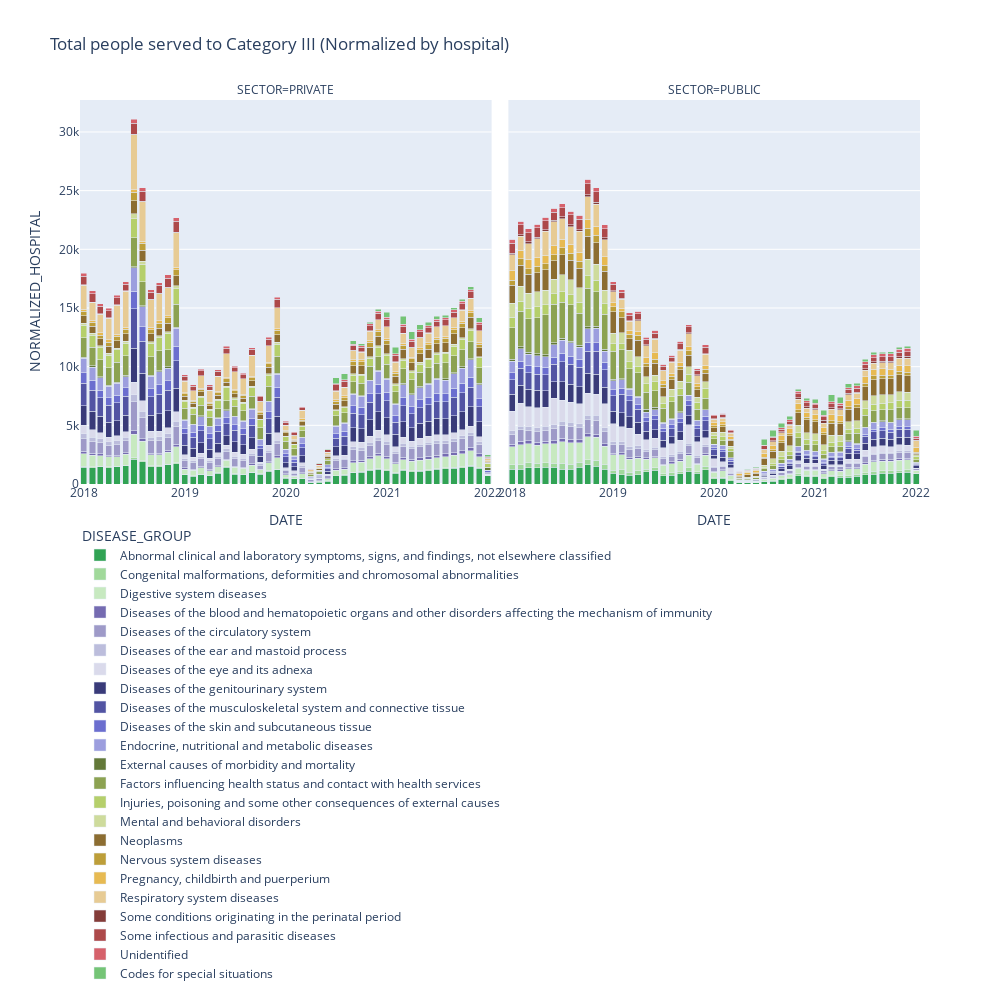

Source (notebook cell):
### Markdown cell above
#### Graph to Normalized by hospital

### Code cell
fig = px.bar(data_temp, 
             x="DATE", 
             y="NORMALIZED_HOSPITAL", 
             color="DISEASE_GROUP", 
             barmode="stack", 
             facet_col="SECTOR",
             width=1000, height=1000,
             color_discrete_map = dict_colors,
             title='Total people served to Category ' + CATEGORIA_STUDIO + ' (Normalized by hospital)',
            )

fig.update_layout(legend=dict(yanchor="top",
                              y=-0.1,
                              xanchor="left",
                              x=0
                             ),
                  showlegend=True
                 )

fig.show()
fig.write_html("figures/Sector_Normalized_Hospitals_Cat-"+CATEGORIA_STUDIO+"_bar.html")
